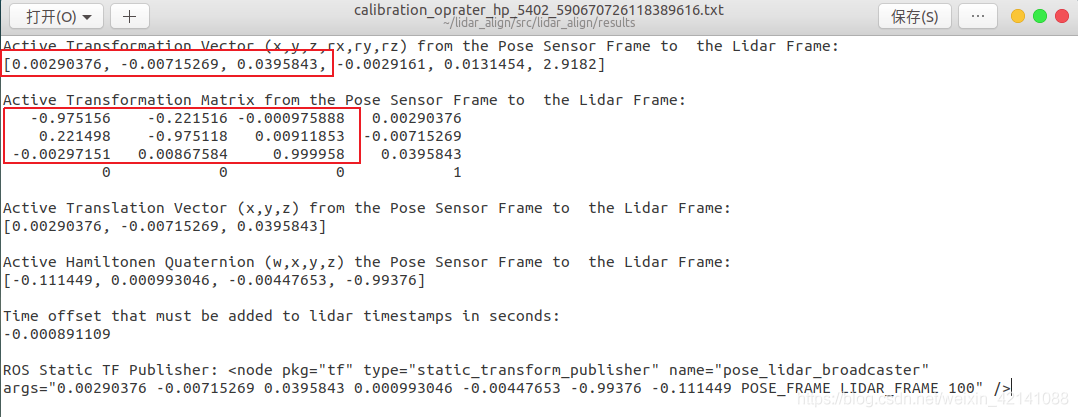
#> input picture 3_Calibration_pkg/image/lidar_align_calibration.png, 1078 x 417 px; its folder holds only this picture in this run
$ python run_unet_om_real_image.py --image ../../../3_Calibration_pkg/image/lidar_align_calibration.png
#> lines starting #> are read from the running program, lines starting #| are printed output that depends on the picture
### 2_Tools_pkg/seed_germination/atlas/run_seedgerm_unet_cv_pipeline.py
#!/usr/bin/env python3
"""Reconstructed working Atlas 310B1 3×U-Net OM + OpenCV pipeline.

Output layout remains compatible with the previous standard-library GUI:
 output_pipeline/masks/*_mask.png; overlays/*_composite_overlay.jpg;
 summary/{image_trait_summary.csv, image_trait_summary_detail.json,
 vigor_score.json, growth_curve_skeleton_length.png}

The score is an UNCALIBRATED, heuristic baseline. It is not a validated
seed-vigor scale and does not recover the 4 YOLO germination stages.
"""
import argparse,csv,json,re,os
from pathlib import Path
from datetime import datetime
import cv2,numpy as np

ROOT=Path(os.environ.get('SEEDGERM_ATLAS_ROOT','/root/seedgerm_atlas'))
COLORS={'overall':(255,0,0),'seed':(0,255,0),'seedling':(0,0,255)}

def datetime_from_name(path):
 m=re.search(r'(\d{8})[_-](\d{4})',Path(path).stem)
 return datetime.strptime(m.group(1)+m.group(2),'%Y%m%d%H%M') if m else None

def preprocess_unet(img):
 rgb=cv2.cvtColor(img,cv2.COLOR_BGR2RGB)
 x=cv2.resize(rgb,(512,512),interpolation=cv2.INTER_LINEAR).astype(np.float32)/255
 return np.ascontiguousarray(x[None])

# [165 lines left out: functions run_unet, find_components, thinning_zhang_suen, skeletonize_mask, save_overlay, draw_growth_curve and 3 more, not called in this run]

# [1 lines that do not run on import are left out]

### 2_Tools_pkg/seed_germination/atlas/run_unet_om_real_image.py
"""Single-image 3×U-Net OM inference, same filenames as early Atlas tests."""
import argparse,json,os
from pathlib import Path
import cv2,numpy as np
from run_seedgerm_unet_cv_pipeline import ROOT,COLORS,preprocess_unet,run_unet,save_overlay

def main():
 p=argparse.ArgumentParser()
 p.add_argument('--image',default=str(ROOT/'input_images/G7_20221029_2018.jpg'))
 p.add_argument('--output',default=str(ROOT/'output_unet_real'))
 a=p.parse_args();out=Path(a.output);out.mkdir(parents=True,exist_ok=True)
 from ais_bench.infer.interface import InferSession
 img=cv2.imread(a.image)
#> img is the input picture: shape (417, 1078, 3); mean B, G, R 241, 241.1, 242.5
 if img is None:raise FileNotFoundError(a.image)
 h,w=img.shape[:2];x=preprocess_unet(img);comp=img.copy();summary={}
#> after `h, w = img.shape[:2]`: h = 417; w = 1078
#> in preprocess_unet, `x=cv2.resize(rgb,(512,512),interpolation=cv2.INTER_LINEAR).astype(np.f..`:
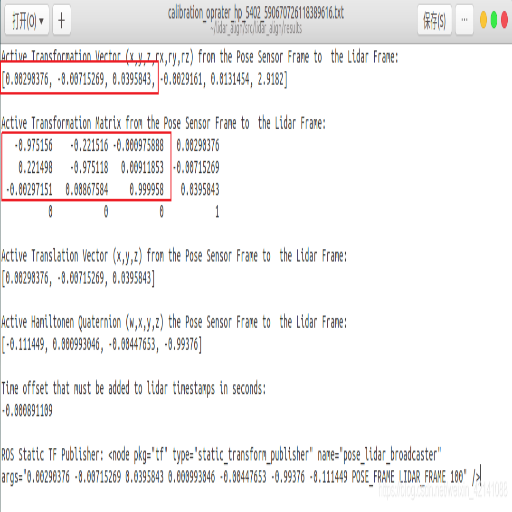
#> x: shape (512, 512, 3) float32; mean R, G, B 0.951, 0.945, 0.945
 for name,color in COLORS.items():
  session=InferSession(device_id=0,model_path=str(ROOT/f'models_om/unet_rice_{name}_bs1_512.om'))
  mask=run_unet(session,x)
  del session  # old ais_bench has no free_resource() method
  full=cv2.resize(mask,(w,h),interpolation=cv2.INTER_NEAREST)
  cv2.imwrite(str(out/f'{name}_mask.png'),full*255)
  save_overlay(img,full,out/f'{name}_overlay.jpg',color)
  fg=full>0;comp[fg]=np.uint8(np.clip(comp[fg].astype(np.float32)*.65+np.array(color)*.35,0,255))
  summary[name]=dict(area_pixels=int(full.sum()),area_ratio=float(full.mean()))
  print(name,summary[name])
#> after the loop, summary = 0 items
 cv2.imwrite(str(out/'composite_overlay.jpg'),comp)
 (out/'summary.json').write_text(json.dumps(summary,indent=2),encoding='utf8')
 print('saved to',out)

if __name__=='__main__':main()
#> (the call stopped at in main, `session=InferSession(device_id=0,model_path=str(ROOT/f'models_om/unet_..`: ais_bench is not available in this run)
